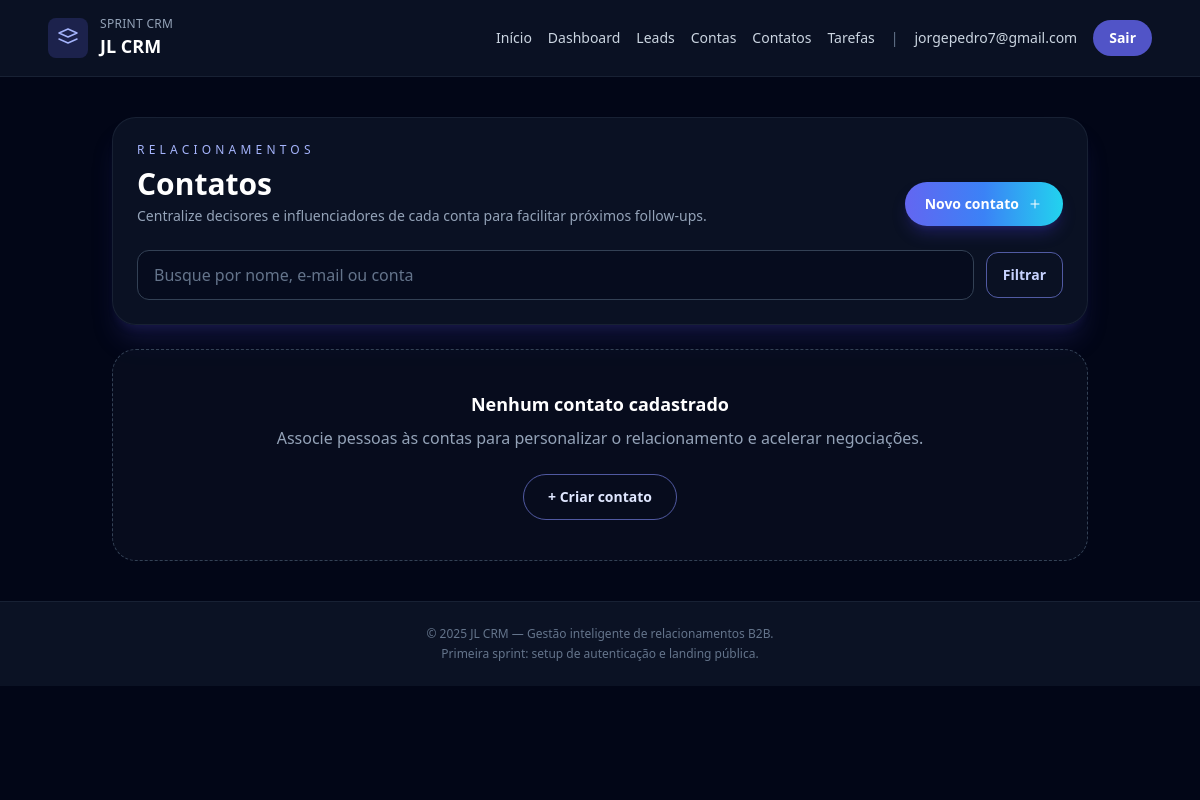
The app's page /contacts/ (signed in), older data.
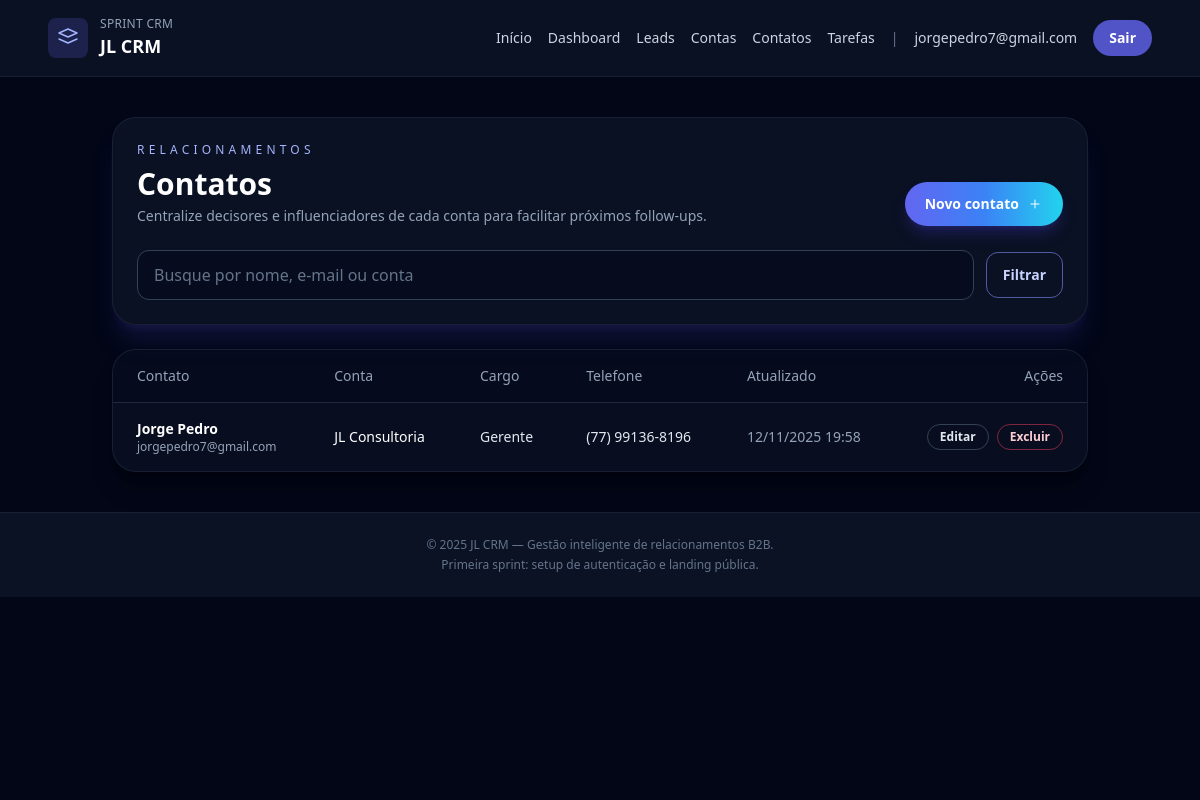
The same page, newer data.
### contacts/models.py (models this page shows, shortened)
class Contact(models.Model):
    owner = models.ForeignKey(
        settings.AUTH_USER_MODEL,
        on_delete=models.CASCADE,
        related_name='contacts',
    )
    account = models.ForeignKey(
        Account,
        on_delete=models.CASCADE,
        related_name='contacts',
    )
    name = models.CharField('Nome completo', max_length=150)
    email = models.EmailField('E-mail')
    phone = models.CharField('Telefone', max_length=20, blank=True)
    position = models.CharField('Cargo', max_length=120, blank=True)
    created_at = models.DateTimeField('Criado em', auto_now_add=True)
    updated_at = models.DateTimeField('Atualizado em', auto_now=True)
    class Meta:
        ordering = ['name']
        verbose_name = 'Contato'
        verbose_name_plural = 'Contatos'
        unique_together = ('owner', 'email')

### accounts/models.py (models this page shows, shortened)
class Account(models.Model):
    owner = models.ForeignKey(
        settings.AUTH_USER_MODEL,
        on_delete=models.CASCADE,
        related_name='accounts',
    )
    name = models.CharField('Nome da empresa', max_length=150)
    industry = models.CharField('Segmento', max_length=100, blank=True)
    city = models.CharField('Cidade', max_length=100, blank=True)
    website = models.URLField('Site', blank=True)
    created_at = models.DateTimeField('Criado em', auto_now_add=True)
    updated_at = models.DateTimeField('Atualizado em', auto_now=True)
    class Meta:
        ordering = ['name']
        verbose_name = 'Conta'
        verbose_name_plural = 'Contas'
        unique_together = ('owner', 'name')

### contacts/views.py (the view)
# urls.py: path('', ContactListView.as_view(), name='list'),
class ContactListView(ContactBaseMixin, ListView):
    template_name = 'contacts/contact_list.html'
    context_object_name = 'contacts'
    paginate_by = 20
    def get_queryset(self):
        queryset = super().get_queryset()
        query = self.request.GET.get('q')
        if query:
            queryset = queryset.filter(
                Q(name__icontains=query)
                | Q(email__icontains=query)
                | Q(account__name__icontains=query)
            )
        return queryset

### contacts/views.py (called while the page is built)
    def get_queryset(self):
        return Contact.objects.filter(owner=self.request.user).select_related('account')

### templates/contacts/contact_list.html (shortened to what the changed rows need)
{% extends 'base.html' %}
{% block content %}
<section class="space-y-6">
    <header class="rounded-3xl border border-slate-800/70 bg-slate-900/70 p-6 shadow-xl shadow-indigo-900/30">
        <div class="flex flex-col gap-4 md:flex-row md:items-end md:justify-between">
            <div>
                <h1 class="mt-2 text-3xl font-semibold text-white">Contatos</h1>
            </div>
        </div>
    </header>
    {% if contacts %}
        <div class="overflow-hidden rounded-3xl border border-slate-800/70 bg-slate-900/50 shadow-xl shadow-black/30">
            <table class="min-w-full divide-y divide-slate-800 text-sm">
                <thead class="bg-slate-950/40 text-slate-400">
                    <tr>
                        <th scope="col" class="px-6 py-4 text-left font-medium">Contato</th>
                        <th scope="col" class="px-6 py-4 text-left font-medium">Conta</th>
                        <th scope="col" class="px-6 py-4 text-left font-medium">Cargo</th>
                        <th scope="col" class="px-6 py-4 text-left font-medium">Telefone</th>
                        <th scope="col" class="px-6 py-4 text-left font-medium">Atualizado</th>
                        <th scope="col" class="px-6 py-4 text-right font-medium">Ações</th>
                    </tr>
                </thead>
                <tbody class="divide-y divide-slate-800 text-slate-200">
                    {% for contact in contacts %}
                        <tr class="hover:bg-slate-900/80">
                            <td class="px-6 py-4">
                                <p class="font-semibold text-white">{{ contact.name }}</p>
                                <p class="text-xs text-slate-400">{{ contact.email }}</p>
                            </td>
                            <td class="px-6 py-4">
                                <p class="text-white">{{ contact.account.name }}</p>
                            </td>
                            <td class="px-6 py-4">{{ contact.position|default:'—' }}</td>
                            <td class="px-6 py-4">{{ contact.phone|default:'—' }}</td>
                            <td class="px-6 py-4 text-sm text-slate-400">{{ contact.updated_at|date:'d/m/Y H:i' }}</td>
                            <td class="px-6 py-4 text-right">
                                <div class="inline-flex gap-2">
                                    <a href="{% url 'contacts:update' contact.pk %}" class="rounded-full border border-slate-700 px-3 py-1 text-xs font-semibold text-slate-200 transition hover:border-indigo-400">Editar</a>
                                    <a href="{% url 'contacts:delete' contact.pk %}" class="rounded-full border border-rose-500/50 px-3 py-1 text-xs font-semibold text-rose-200 transition hover:bg-rose-500/20">Excluir</a>
                                </div>
                            </td>
                        </tr>
                    {% endfor %}
                </tbody>
            </table>
        </div>
    {% else %}
        <div class="rounded-3xl border border-dashed border-slate-700 bg-slate-900/40 p-10 text-center text-slate-400">
            <p class="text-lg font-semibold text-white">Nenhum contato cadastrado</p>
            <p class="mt-2">Associe pessoas às contas para personalizar o relacionamento e acelerar negociações.</p>
            <a href="{% url 'contacts:create' %}" class="mt-6 inline-flex items-center gap-2 rounded-full border border-indigo-400/60 px-6 py-3 text-sm font-semibold text-indigo-100 transition hover:bg-indigo-500/20">
                + Criar contato
            </a>
        </div>
    {% endif %}
</section>
{% endblock %}

Row changes from the older to the newer data that the page shows:
added Contact: name "Jorge Pedro", email "jorgepedro7@gmail.com", account.name "JL Consultoria", position "Gerente", phone "(77) 99136-8196", updated_at "12/11/2025 19:58"
Text that changed along with them:
text no longer shown: "Nenhum contato cadastrado Associe pessoas às contas para personalizar o relacionamento e acelerar negociações. + Criar contato"
text now shown: "Contato Conta Cargo Telefone Atualizado Ações"
